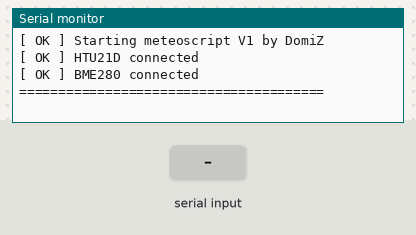
The sketch below on a simulated Arduino Uno, built with avr-gcc and run on an emulated ATmega328P. Parts: the last lines printed to the serial monitor. The inputs (shaded band) are chosen by the test bench.

Above: at 1.2 s.
1.3 s: "RVT" received over Serial
At 3.1 s:
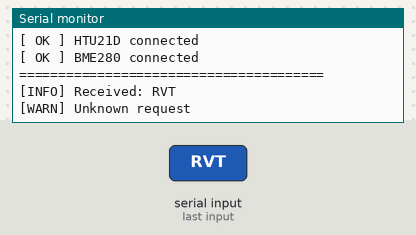
3.8 s: "RVP" received over Serial
At 6.0 s:
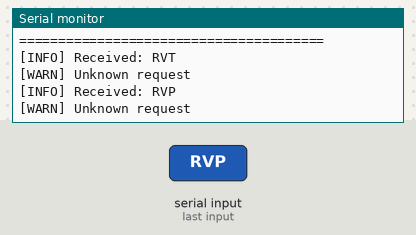
6.3 s: "RVH" received over Serial
At 8.1 s:
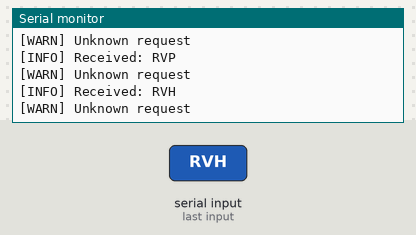
8.7 s: "1" received over Serial
At 11.0 s:
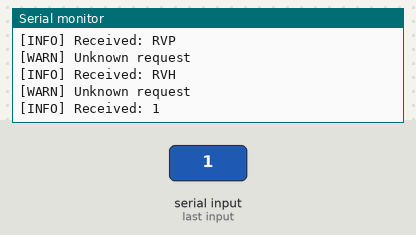

The sketch:

KeepMETEO.ino
```cpp
#include <Wire.h>
#include "Adafruit_HTU21DF.h"
#include "SparkFunBME280.h"

class Command {
  public:
    Command(char starting, char ending);
    Command(String m);
    Command(char &m);
    Command();
    void readSerial();
    String getIdentifier();
    String getParameter(int nth);
    String getParameterValue(const char parameterIdentifier);
    String toString();
    String msg = "";
  private:
    bool isUppercaseLetter(char m);
    bool ok = false;
    bool multiple = false;
    bool incorrect = false;
    char startChar = '#';
    char endChar = ';';
};

Adafruit_HTU21DF htu = Adafruit_HTU21DF();
BME280 bme;

void setup() {
  Serial.begin(115200);
  Serial.println("[ OK ] Starting meteoscript V1 by DomiZ");
  if (!htu.begin()) {
    Serial.println("[FAIL] HTU21D not connected!");
    while (1);
  }
  else {
    Serial.println("[ OK ] HTU21D connected");
    bme.settings.commInterface = I2C_MODE;
    bme.settings.I2CAddress = 0x76;
    bme.settings.runMode = 3;
    bme.settings.tStandby = 5;
    bme.settings.filter = 0;
    bme.settings.tempOverSample = 1;
    bme.settings.pressOverSample = 1;
    bme.settings.humidOverSample = 1;
    bme.begin();
    Serial.println("[ OK ] BME280 connected");
    delay(10);
    Serial.println("=======================================");
  }
}
void loop() {
  if (Serial.available() > 0) {
    String input = Serial.readString();
    Serial.print("[INFO] Received: ");
    Serial.println(input);
    Command command(input);
    String header = command.getIdentifier();
    String requestid = command.getParameterValue('R');
    /*=================================================
      Serial.print("[DUMP] Header: ");
      Serial.println(header);
      Serial.print("[DUMP] Request ID: ");
      Serial.println(requestid);
      ==================================================*/
    if (header == "RVT") {
      get_temperature(requestid);
    }
    else {
      if (header == "RVP") {
        get_pressure(requestid);
      }
      else {
        if (header == "RVH") {
          get_humidity(requestid);
        }
        else {
          Serial.println("[WARN] Unknown request");
        }
      }
    }
  }
}
```

dsc.ino
```cpp
Command::Command(char starting, char ending): startChar(starting), endChar(ending) {}
Command::Command(String m): msg(m) {}
Command::Command(char &m): msg(String(m)) {}
Command::Command() {}

void Command::readSerial() {
  char letter;
  long hashes = 0;
  long semicolons = 0;
  String message = "";
  while ((char)Serial.peek() != startChar && Serial.available() > 0) {
    Serial.read();
  }
  do {
    letter = Serial.read();
    message += letter;
    if (letter == startChar) {
      hashes++;
    }
    if (letter == endChar) {
      semicolons++;
    }
  } while (semicolons != hashes && Serial.available() > 0);
  while (Serial.available() != 0) {
    Serial.read();
    if ((char)Serial.peek() == startChar) {
      break;
    }
  }
  if (semicolons == hashes && hashes > 1) {
    ok = false;
    multiple = true;
    incorrect = false;
    msg = message;
  }
  else if (semicolons == hashes && hashes == 1) {
    ok = true;
    multiple = false;
    incorrect = false;
    msg = message;
  }
  else {
    ok = false;
    multiple = false;
    incorrect = true;
  }
}
String Command::getIdentifier() {
  return (String)msg.charAt(1) + (String)msg.charAt(2) + (String)msg.charAt(3);
}
String Command::getParameterValue(const char parameterIdentifier) {
  String str;

  if (isUppercaseLetter(parameterIdentifier)) {
    for (int i = 0; str != "#"; i++) {
      str = getParameter(i);
      if (str.charAt(0) == parameterIdentifier) {
        str.remove(0, 1);
        return str;
      }
    }
  }
  return "";
}
String Command::getParameter(int nth) {
  int length = msg.length() + 1;
  int start, round = 0;
  for (int i = 4; i < length; i++) {
    if ((char)msg.charAt(i) == startChar) {
      while ((char)msg.charAt(i) != endChar) {
        i++;
      }
    }
    if (isUppercaseLetter(msg.charAt(i))) {
      if (round == nth) {
        start = i;
        break;
      }
      round++;
    }
  }
  String param = (String)msg.charAt(start);
  for (int i = start + 1; !isUppercaseLetter(msg.charAt(i)); i++) {
    if ((char)msg.charAt(i) == endChar) {
      break;
    }
    else if ((char)msg.charAt(i) == startChar) {
      for (int j = i - 1; (char)msg.charAt(j) != endChar; j++) {
        param += (String)msg.charAt(j + 1);
      }
    }
    else {
      param += (String)msg.charAt(i);
    }
  }
  return param;
}
bool Command::isUppercaseLetter(char m) {
  return m >= 65 && m <= 90;
}
String Command::toString() {
  return (String)msg;
}
```

functions.ino
```cpp
void get_temperature(String requestid) {
  float values[20];
  for (int i = 0; i < 10; i++) {
    values[i] = bme.readTempC();
    values[i + 10] = htu.readTemperature();
  }
  send_info(requestid, average(values));
}
void get_pressure(String requestid) {
  float values[10];
  for (int i = 0; i < 10; i++) {
    values[i] = bme.readFloatPressure();
  }
  send_info(requestid, average(values));
}
void get_humidity(String requestid) {
  float values[10];
  for (int i = 0; i < 10; i++) {
    values[i] = htu.readHumidity();
  }
  send_info(requestid, average(values));
}
float average(float arr[]) {
  float sum;
  for (int i = 0; i < sizeof(arr); i++) {
    sum += arr[i];
  }
  return sum / sizeof(arr);
}
void send_info(String requestid, float value) {
  Serial.print("#SRV");
  Serial.print("R");
  Serial.print(requestid);
  Serial.print("V");
  Serial.print(value);
  Serial.println(";");
}
```

Measured:
- after the input at 1.3 s, the serial monitor: prints a new line after 1.0 s (image 1)
- after the input at 3.8 s, the serial monitor: prints a new line after 1.0 s (image 2)
- after the input at 6.3 s, the serial monitor: prints a new line after 1.0 s (image 3)
- after the input at 8.7 s, the serial monitor: prints a new line after 1.0 s (image 4)
